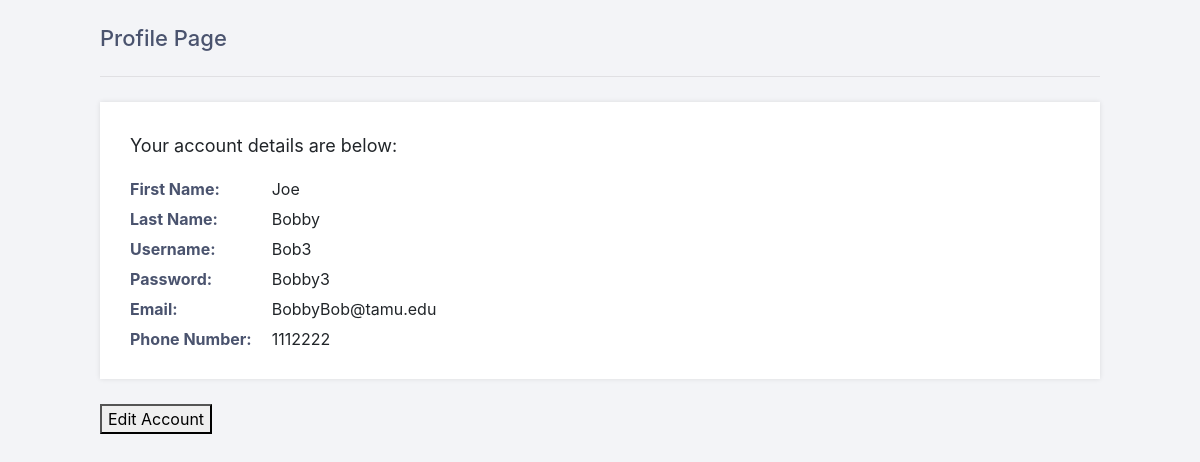
/website_files/login/profile.php (signed in), run on the app's committed database.
### tables this page shows
CREATE TABLE `users` (
  `User_ID` int(10) UNSIGNED NOT NULL,
  `FName` varchar(45) NOT NULL,
  `LName` varchar(45) NOT NULL,
  `Phone_NO` int(10) NOT NULL,
  `Email` varchar(60) NOT NULL,
  `Username` varchar(45) NOT NULL,
  `Password` varchar(45) NOT NULL,
  `User_Type` varchar(30) NOT NULL
);

### website_files/login/profile.php (the view, shortened to what this page needs)
<?php
include "../res/head.php";
$stmt = $conn->prepare('SELECT password, email, fname, lname, phone_no FROM users WHERE user_id = ?');
$stmt->bind_param('i', $_SESSION['id']);
$stmt->execute();
$stmt->bind_result($password, $email, $fname, $lname, $phone_no);
?>
<!DOCTYPE html>
<html>
	<head>
		<link href="home.css" rel="stylesheet" type="text/css">
		<link rel="stylesheet" href="https://cdnjs.cloudflare.com/ajax/libs/font-awesome/6.2.0/css/all.min.css">
	</head>
	<body class="loggedin">
		<div class="content">
			<h2>Profile Page</h2>
			<div>
				<p>Your account details are below:</p>
				<table>
                    <tr>
						<td>First Name:</td>
						<td><?=$fname?></td>
					</tr>
                    <tr>
						<td>Last Name:</td>
						<td><?=$lname?></td>
					</tr>
                    <tr>
						<td>Username:</td>
						<td><?=$_SESSION['name']?></td>
					</tr>
					<tr>
						<td>Password:</td>
						<td><?=$password?></td>
					</tr>
					<tr>
						<td>Email:</td>
						<td><?=$email?></td>
					</tr>
                    <tr>
						<td>Phone Number:</td>
						<td><?=$phone_no?></td>
					</tr>
				</table>
			</div>
			<form action="update_account_cust.php" method="POST">
                <button>Edit Account</button>
            </form>
		</div>
	</body>
</html>

### website_files/res/main.css (style rules this page uses)
p { font-size: 18px; }

### website_files/login/home.css (style rules this page uses)
body.loggedin { background-color: #f3f4f7; }
.content { width: 1000px; margin: 0 auto; }
.content h2 { margin: 0; padding: 25px 0; font-size: 22px; border-bottom: 1px solid #e0e0e3; color: #4a536e; }
.content > p, .content > div { box-shadow: 0 0 5px 0 rgba(0, 0, 0, 0.1); margin: 25px 0; padding: 25px; background-color: #fff; }
.content > p table td, .content > div table td { padding: 5px; }
.content > p table td:first-child, .content > div table td:first-child { font-weight: bold; color: #4a536e; padding-right: 15px; }
.content > div p { padding: 5px; margin: 0 0 10px 0; }

### data on the page
users: FName "Joe", LName "Bobby", Password "Bobby3", Email "BobbyBob@tamu.edu", Phone_NO "1112222"

### other printed values
$_SESSION['name'] "Bob3"
